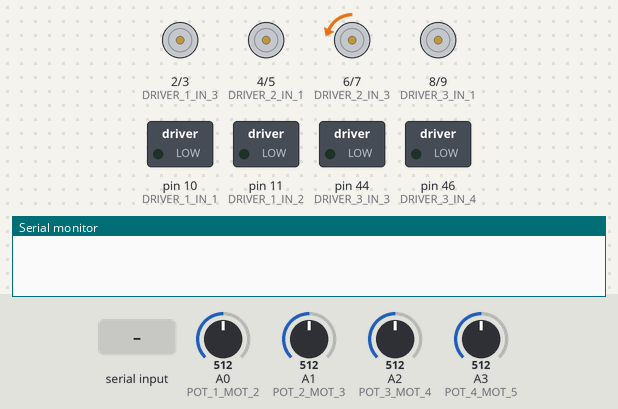
A sketch run on a simulated Arduino Mega 2560, built with avr-gcc and run on an emulated ATmega2560. Parts: motor-driver pin pairs drawn as motors (green arrow = first pin HIGH = forward, orange = second pin HIGH = backward, longer = more drive), switched loads named in the sketch (green lamp = pin HIGH), the last lines printed to the serial monitor. The inputs (shaded band) are chosen by the test bench; at power-on: A2 (POT_3_MOT_4) = 512, A0 (POT_1_MOT_2) = 512, A1 (POT_2_MOT_3) = 512, A3 (POT_4_MOT_5) = 512.

Above: at 1.2 s.
1.3 s: "1,90,45\n" received over Serial
At 1.9 s:
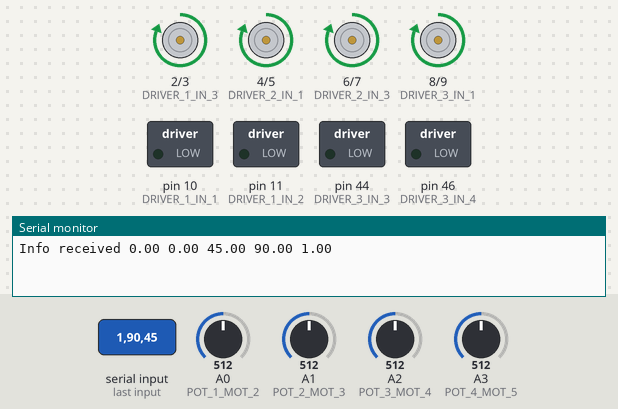
3.0 s: A2 (POT_3_MOT_4) set to 378
4.5 s: A2 (POT_3_MOT_4) set to 355
At 5.2 s:
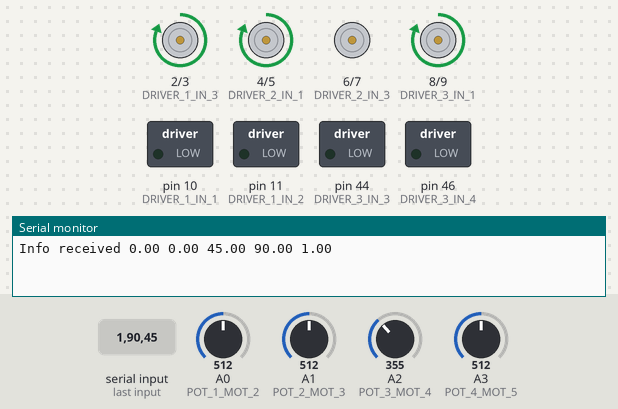
6.0 s: A0 (POT_1_MOT_2) set to 335
7.5 s: A0 (POT_1_MOT_2) set to 305
At 8.7 s:
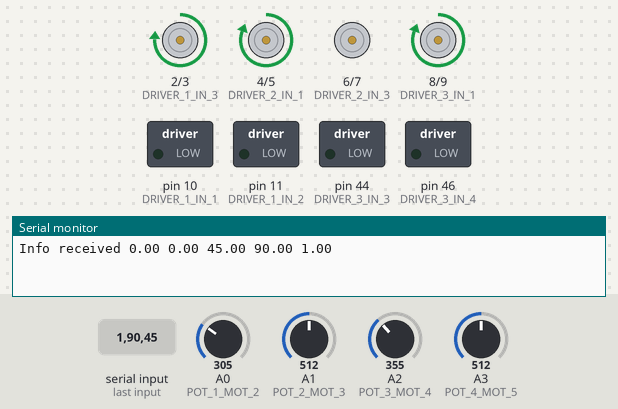
9.1 s: A1 (POT_2_MOT_3) set to 130
10.6 s: A1 (POT_2_MOT_3) set to 113
At 10.9 s:
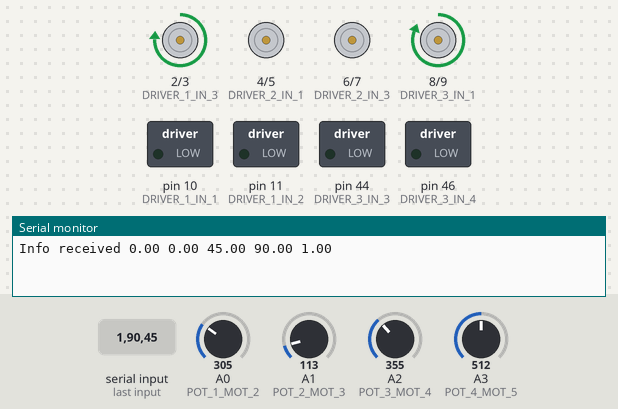
Timing chart, 0 to 13.1 s (numbered marks = the images above; inputs shaded):
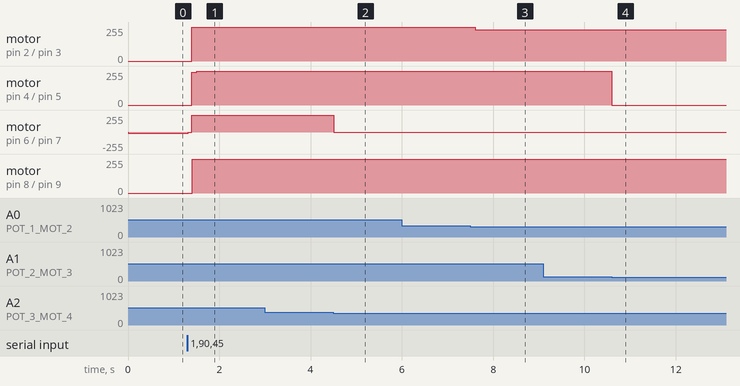

Measured:
- the behaviour switches between 371 and 370 on A2 (POT_3_MOT_4) (found by bisection; images 1 and 2)
- the behaviour switches between 125 and 124 on A1 (POT_2_MOT_3) (found by bisection; images 3 and 4)
- after the input at 1.3 s, motor on pin 2 (DRIVER_1_IN_3) / pin 3 (DRIVER_1_IN_4): stopped → forward 255/255 after 0.10 s; motor on pin 4 (DRIVER_2_IN_1) / pin 5 (DRIVER_2_IN_2): stopped → forward 247/255 after 0.10 s, → forward 255/255 0.11 s later
- after the input at 3.0 s, every drawn part: stays the same
- after the input at 4.5 s, motor on pin 6 (DRIVER_2_IN_3) / pin 7 (DRIVER_2_IN_4): forward 255/255 → stopped at once
- after the input at 6.0 s, every drawn part: stays the same
- after the input at 7.5 s, motor on pin 2 (DRIVER_1_IN_3) / pin 3 (DRIVER_1_IN_4): forward 255/255 → forward 236/255 after 0.10 s
- after the input at 9.1 s, every drawn part: stays the same
- after the input at 10.6 s, motor on pin 4 (DRIVER_2_IN_1) / pin 5 (DRIVER_2_IN_2): forward 255/255 → stopped at once

The sketch:

PID_Control_Robot.ino
```cpp
/*
Projeto de Sistemas Mecatrônicos
Alunos: Jorge Palma
        Vinicius Santos
        Valmir
*/

#include <PID_v1.h>

#define DRIVER_1_IN_1  10      // Motor 1
#define DRIVER_1_IN_2  11      // Motor 1

#define DRIVER_1_IN_3  2      // Motor 2
#define DRIVER_1_IN_4  3      // Motor 2
#define DRIVER_2_IN_1  4      // Motor 3
#define DRIVER_2_IN_2  5      // Motor 3
#define DRIVER_2_IN_3  6      // Motor 4
#define DRIVER_2_IN_4  7      // Motor 4
#define DRIVER_3_IN_1  8     // Motor 5
#define DRIVER_3_IN_2  9     // Motor 5
#define DRIVER_3_IN_3  44     // RESERVA
#define DRIVER_3_IN_4  46     // RESERVA

// Definições para os potenciômetros e o fim de curso
#define POT_1_MOT_2 A0
#define POT_2_MOT_3 A1
#define POT_3_MOT_4 A2
#define POT_4_MOT_5 A3
#define FIM_DE_CURSO 42

#define MOTOR_1_MAX 1023//837  // Definir se esse máximo indica subida, descida, direita, esquerda
#define MOTOR_1_MIN 0//125
#define MOTOR_2_MAX 900//905
#define MOTOR_2_MIN 100
#define MOTOR_3_MAX 956
#define MOTOR_3_MIN 124
#define MOTOR_4_MAX 649
#define MOTOR_4_MIN 370
#define MOTOR_5_MAX 922
#define MOTOR_5_MIN 94

double set_point_mot_1, set_point_mot_2, set_point_mot_3, set_point_mot_4, set_point_mot_5;
double input_garra, input_mot_2, input_mot_3, input_mot_4, input_mot_5;
double output_mot_1_open, output_mot_1_close, output_mot_2_up, output_mot_2_down, output_mot_3_up, output_mot_3_down, output_mot_4_up, output_mot_4_down, output_mot_5_left, output_mot_5_right;

// Criando objetos PID e linkando as variáveis
//double kp_mot_1 = 0, kp_mot_2 = 1.1, kp_mot_3 = 1.4, kp_mot_4 = 2.0, kp_mot_5 = 1.2;
//double ki_mot_1 = 0, ki_mot_2 = 0.3, ki_mot_3 = 0.11, ki_mot_4 = 0.2, ki_mot_5 = 1;
//double kd_mot_1 = 0, kd_mot_2 = 0.9, kd_mot_3 = 1.7, kd_mot_4 = 1.1, kd_mot_5 = 0.0;

double kp_mot_1 = 0, kp_mot_2 = 1.1, kp_mot_3 = 0.5, kp_mot_4 = 2.0, kp_mot_5 = 1.2;
double ki_mot_1 = 0, ki_mot_2 = 0.0, ki_mot_3 = 0.3, ki_mot_4 = 0.0, ki_mot_5 = 0.0;
double kd_mot_1 = 0, kd_mot_2 = 0.0, kd_mot_3 = 0.0, kd_mot_4 = 0.0, kd_mot_5 = 0.0;


PID PID_Mot_1_open(&input_garra, &output_mot_1_open, &set_point_mot_1, kp_mot_1, ki_mot_1, kd_mot_1, DIRECT);
PID PID_Mot_1_close(&input_garra, &output_mot_1_close, &set_point_mot_1, kp_mot_1, ki_mot_1, kd_mot_1, REVERSE);

PID PID_Mot_2_up(&input_mot_2, &output_mot_2_up, &set_point_mot_2, kp_mot_2, ki_mot_2, kd_mot_2, DIRECT);
PID PID_Mot_2_down(&input_mot_2, &output_mot_2_down, &set_point_mot_2, kp_mot_2, ki_mot_2, kd_mot_2, REVERSE);

PID PID_Mot_3_up(&input_mot_3, &output_mot_3_up, &set_point_mot_3, kp_mot_3, ki_mot_3, kd_mot_3, DIRECT);
PID PID_Mot_3_down(&input_mot_3, &output_mot_3_down, &set_point_mot_3, kp_mot_3, ki_mot_3, kd_mot_3, REVERSE);

PID PID_Mot_4_up(&input_mot_4, &output_mot_4_up, &set_point_mot_4, kp_mot_4, ki_mot_4, kd_mot_4, DIRECT);
PID PID_Mot_4_down(&input_mot_4, &output_mot_4_down, &set_point_mot_4, kp_mot_4, ki_mot_4, kd_mot_4, REVERSE);

PID PID_Mot_5_left(&input_mot_5, &output_mot_5_left, &set_point_mot_5, kp_mot_5, ki_mot_5, kd_mot_5, DIRECT);
PID PID_Mot_5_right(&input_mot_5, &output_mot_5_right, &set_point_mot_5, kp_mot_5, ki_mot_5, kd_mot_5, REVERSE);

void setup()
{
  Serial.begin(9600);
  pinMode(DRIVER_1_IN_1, OUTPUT);
  pinMode(DRIVER_1_IN_2, OUTPUT);
  pinMode(DRIVER_1_IN_3, OUTPUT);
  pinMode(DRIVER_1_IN_4, OUTPUT);
  pinMode(DRIVER_2_IN_1, OUTPUT);
  pinMode(DRIVER_2_IN_2, OUTPUT);
  pinMode(DRIVER_2_IN_3, OUTPUT);
  pinMode(DRIVER_2_IN_4, OUTPUT);
  pinMode(DRIVER_3_IN_1, OUTPUT);
  pinMode(DRIVER_3_IN_2, OUTPUT);
  pinMode(DRIVER_3_IN_3, OUTPUT);
  pinMode(DRIVER_3_IN_4, OUTPUT);


  // Configuração dos PIDs
  PID_Mot_1_open.SetMode(AUTOMATIC);
  PID_Mot_1_close.SetMode(AUTOMATIC);
  PID_Mot_2_up.SetMode(AUTOMATIC);
  PID_Mot_2_down.SetMode(AUTOMATIC);
  PID_Mot_3_up.SetMode(AUTOMATIC);
  PID_Mot_3_down.SetMode(AUTOMATIC);
  PID_Mot_4_up.SetMode(AUTOMATIC);
  PID_Mot_4_down.SetMode(AUTOMATIC);
  PID_Mot_5_left.SetMode(AUTOMATIC);
  PID_Mot_5_right.SetMode(AUTOMATIC);

  PID_Mot_1_open.SetOutputLimits(0, 255);
  PID_Mot_1_close.SetOutputLimits(0, 255);
  PID_Mot_2_up.SetOutputLimits(0, 255);
  PID_Mot_2_down.SetOutputLimits(0, 255);
  PID_Mot_3_up.SetOutputLimits(0, 255);
  PID_Mot_3_down.SetOutputLimits(0, 255);
  PID_Mot_4_up.SetOutputLimits(0, 255);
  PID_Mot_4_down.SetOutputLimits(0, 255);
  PID_Mot_5_left.SetOutputLimits(0, 255);
  PID_Mot_5_right.SetOutputLimits(0, 255);

  // Definir o setpoint inicial
  set_point_mot_1 = 512; // Defina o valor desejado
  set_point_mot_2 = 512; // Defina o valor desejado
  set_point_mot_3 = 512; // Defina o valor desejado
  set_point_mot_4 = 520; // Defina o valor desejado
  set_point_mot_5 = 512; // Defina o valor desejado
}

void loop()
{
  if (Serial.available() > 0) {
    String input = Serial.readStringUntil('\n'); // Lê a string até o delimitador \0
    input.trim(); // Remove espaços extras

    // Divida a string com base na vírgula e atribua aos setpoints
    int motorValues[5];
    int index = 0;
    int pos = 0;
    while ((pos = input.indexOf(',')) != -1) {
      motorValues[index++] = input.substring(0, pos).toInt();
      input.remove(0, pos + 1);
    }
    motorValues[index] = input.toInt(); // Pega o último valor

    // Atribui os setpoints para cada motor de acordo com a ordem solicitada
    set_point_mot_5 = motorValues[4];
    set_point_mot_4 = motorValues[3];
    set_point_mot_3 = motorValues[2];
    set_point_mot_2 = motorValues[1];
    set_point_mot_1 = motorValues[0];

    Serial.print("Info received ");
    Serial.print(set_point_mot_5);
    Serial.print(" ");
    Serial.print(set_point_mot_4);
    Serial.print(" ");
    Serial.print(set_point_mot_3);
    Serial.print(" ");
    Serial.print(set_point_mot_2);
    Serial.print(" ");
    Serial.println(set_point_mot_1);
  }

  input_mot_2 = analogRead(POT_1_MOT_2);
  PID_Mot_2_up.Compute();
  PID_Mot_2_down.Compute();

  input_mot_3 = analogRead(POT_2_MOT_3);
  PID_Mot_3_up.Compute();
  PID_Mot_3_down.Compute();

  input_mot_4 = analogRead(POT_3_MOT_4);
  PID_Mot_4_up.Compute();
  PID_Mot_4_down.Compute();

  input_mot_5 = analogRead(POT_4_MOT_5);
  PID_Mot_5_left.Compute();
  PID_Mot_5_right.Compute();

  if (input_mot_2 > MOTOR_2_MIN && input_mot_2 < MOTOR_2_MAX)
  {
    if (input_mot_2 < set_point_mot_2)
    {
    //  Serial.print("if2-in: ");
    //  Serial.print(input_mot_2);
    //  Serial.print(" || out: ");
    //  Serial.print(output_mot_2_up);
      analogWrite(DRIVER_1_IN_4, output_mot_2_up);
      analogWrite(DRIVER_1_IN_3, 0);
    }
    else if (input_mot_2 > set_point_mot_2)
    {
    //  Serial.print(" else2-in: ");
    //  Serial.print(input_mot_2);
    //  Serial.print(" || out: ");
    //  Serial.print(output_mot_2_down);
      analogWrite(DRIVER_1_IN_4, 0);
      analogWrite(DRIVER_1_IN_3, output_mot_2_down);
    }
  }
  else
  {
    digitalWrite(DRIVER_1_IN_4, LOW);
    digitalWrite(DRIVER_1_IN_3, LOW);
  }


  if (input_mot_3 > MOTOR_3_MIN && input_mot_3 < MOTOR_3_MAX)
  {
    if (input_mot_3 < set_point_mot_3)
    {
    //  Serial.print(" if3-in: ");
    //  Serial.print(input_mot_3);
    //  Serial.print(" || out: ");
    //  Serial.print(output_mot_3_up);
      analogWrite(DRIVER_2_IN_2, output_mot_3_up);
      analogWrite(DRIVER_2_IN_1, 0);
    }
    else if (input_mot_3 > set_point_mot_3)
    {
    //  Serial.print(" else3-in: ");
    //  Serial.print(input_mot_3);
    //  Serial.print(" || out: ");
    //  Serial.print(output_mot_3_down);
      analogWrite(DRIVER_2_IN_2, 0);
      analogWrite(DRIVER_2_IN_1, output_mot_3_down);
    }
  }
  else
  {
    digitalWrite(DRIVER_2_IN_1, LOW);
    digitalWrite(DRIVER_2_IN_2, LOW);
  }


  if (input_mot_4 > MOTOR_4_MIN && input_mot_4 < MOTOR_4_MAX)
  {
    if (input_mot_4 < set_point_mot_4)
    {
    //  Serial.print(" if4-in: ");
    //  Serial.print(input_mot_4);
    //  Serial.print(" || out: ");
    //  Serial.print(output_mot_4_up);
      analogWrite(DRIVER_2_IN_4, output_mot_4_up);
      analogWrite(DRIVER_2_IN_3, 0);
    }
    else if (input_mot_4 > set_point_mot_4)
    {
    //  Serial.print(" else4-in: ");
    //  Serial.print(input_mot_4);
    //  Serial.print(" || out: ");
    //  Serial.print(output_mot_4_down);
      analogWrite(DRIVER_2_IN_4, 0);
      analogWrite(DRIVER_2_IN_3, output_mot_4_down);
    }
  }
  else
  {
    digitalWrite(DRIVER_2_IN_3, LOW);
    digitalWrite(DRIVER_2_IN_4, LOW);
  }

  if (input_mot_5 > MOTOR_5_MIN && input_mot_5 < MOTOR_5_MAX)
  {
    if (input_mot_5 < set_point_mot_5)
    {
    //  Serial.print(" if5-in: ");
    //  Serial.print(input_mot_5);
    //  Serial.print(" || out: ");
    //  Serial.println(output_mot_5_left);
      analogWrite(DRIVER_3_IN_2, output_mot_5_left);
      analogWrite(DRIVER_3_IN_1, 0);
    }
    else if (input_mot_5 > set_point_mot_5)
    {
    //  Serial.print(" else5-in: ");
    //  Serial.print(input_mot_5);
    //  Serial.print(" || out: ");
    //  Serial.println(output_mot_5_right);
      analogWrite(DRIVER_3_IN_2, 0);
      analogWrite(DRIVER_3_IN_1, output_mot_5_right);
    }
  }
  else
  {
    digitalWrite(DRIVER_3_IN_2, LOW);
    digitalWrite(DRIVER_3_IN_1, LOW);
  }

  delay(10); // Para facilitar a leitura do serial
}

// 512,512,250,520,512\0
// 512,390,650,400,512\0
// 512,640,250,400,268\0
```
